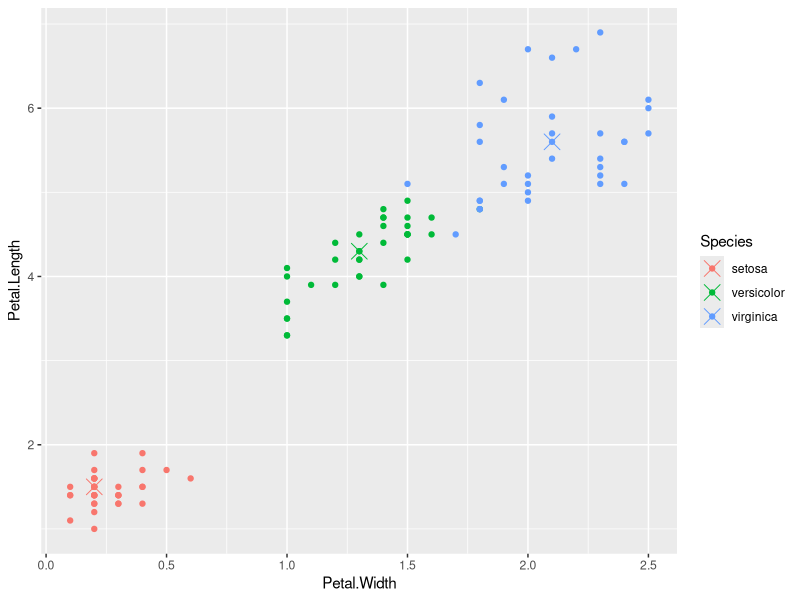
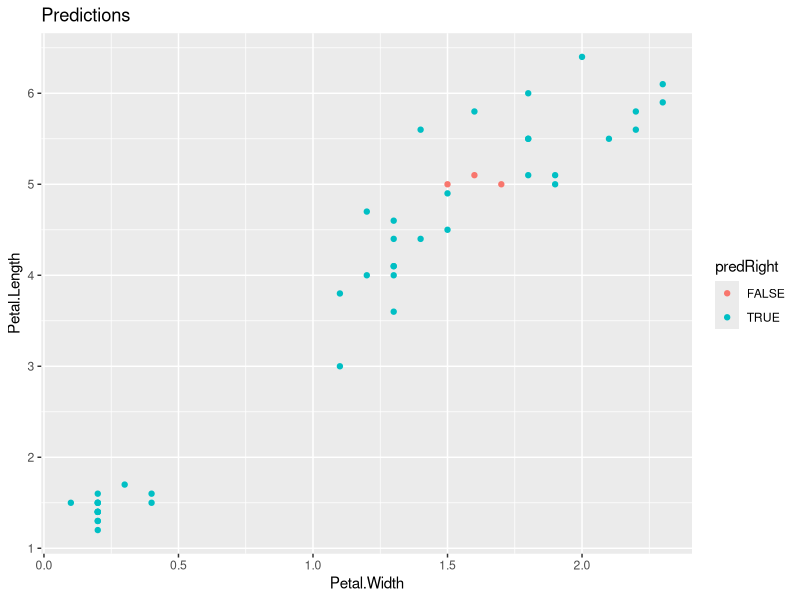

Generate these figures, in order, with R:
data(iris)
library(caret)
library(ggplot2)

train_indx = createDataPartition(y=iris$Species,
                                 p=0.7,
                                 list=F)
train = iris[train_indx,]
test = iris[-train_indx,]
dim(train)
dim(test)

rf_model = train(Species~., method='rf',
                 data=train, prox=T)
rf_model

library(randomForest)
getTree(rf_model$finalModel, k=500)
getTree(rf_model$finalModel, k=2)

irisP = classCenter(train[,3:4], train$Species, rf_model$finalModel$proximity)
irisP = as.data.frame(irisP)
irisP$Species = rownames(irisP)

p = qplot(Petal.Width, Petal.Length, col=Species,
          data=train)
p + geom_point(aes(x=Petal.Width, y=Petal.Length, col=Species),
               size=5, shape=4, data=irisP)

pred = predict(rf_model, test)
test$predRight = (pred==test$Species)
table(pred, test$Species)

qplot(Petal.Width, Petal.Length, color=predRight, data=test, main='Predictions')
#rfcv
